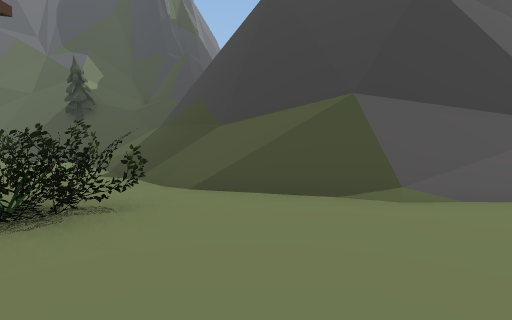
view 1 (above)

24 first-person views from a walk through a Unity game level. The camera is 1.2 m above the floor, tilts 2° down and sees 85° across. Doors are open. The floor is counted in squares, 2.4 m on a side. Each view is taken from the middle of a square. On the plan, view 1 faces up. The plan holds only what a view shows up to about 9 squares ahead; the rest is blank. The place goes on beyond the plan. The player character is not drawn. Some surface patterns are stand-ins.

view 2
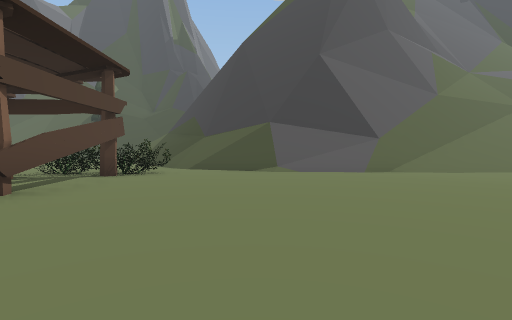

view 3
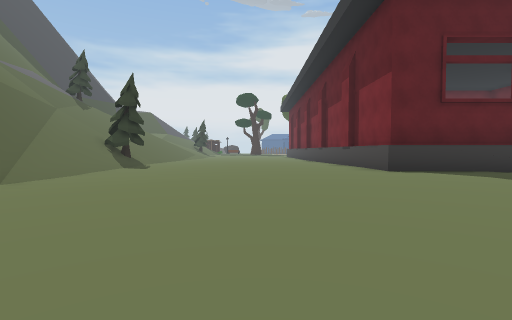

view 4
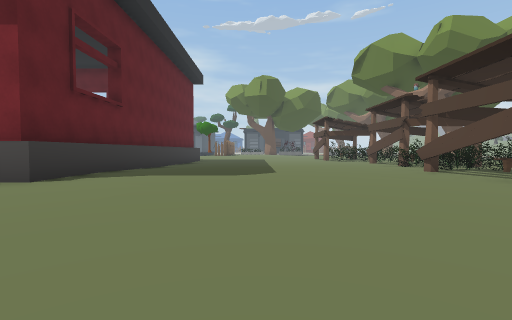

view 5
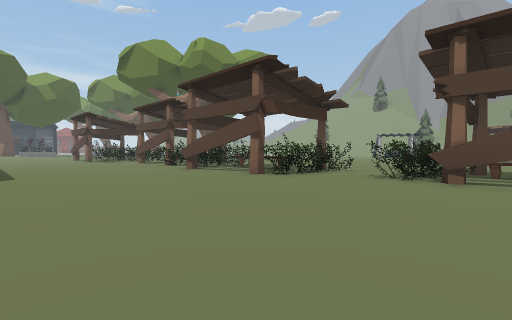

view 6
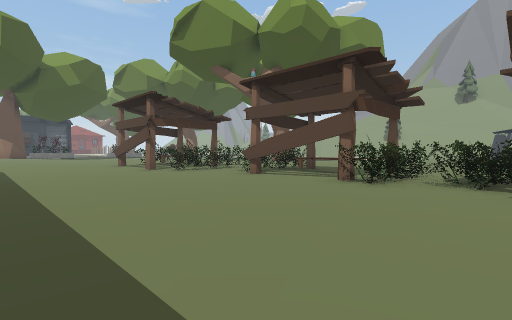

view 7
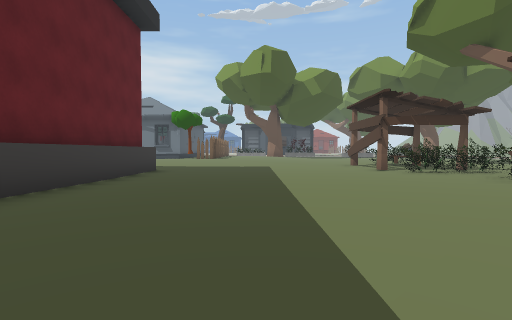

view 8
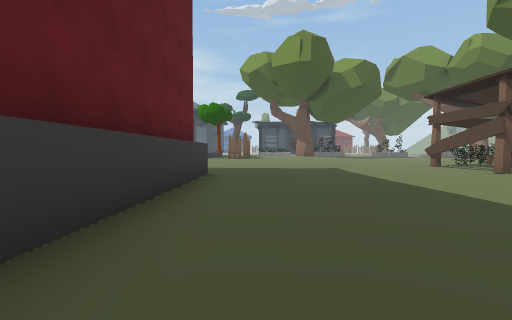

view 9
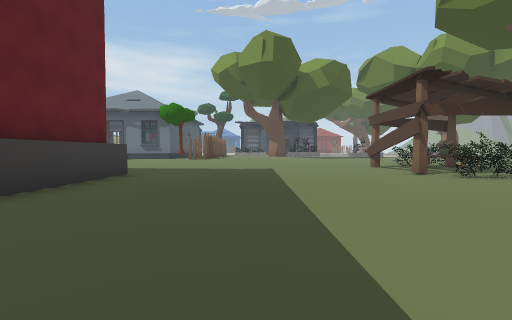

view 10
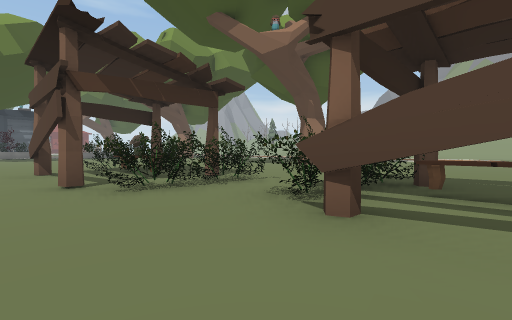

view 11
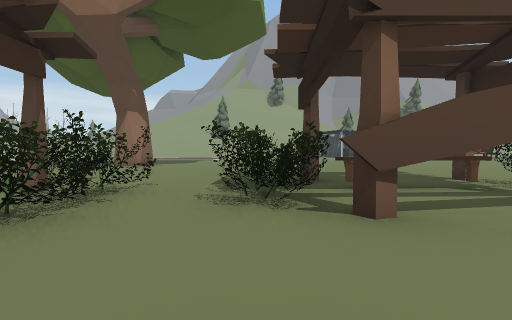

view 12
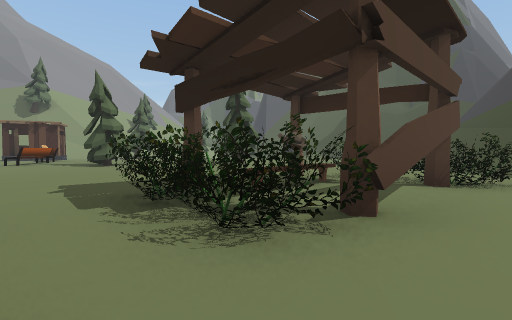

view 13
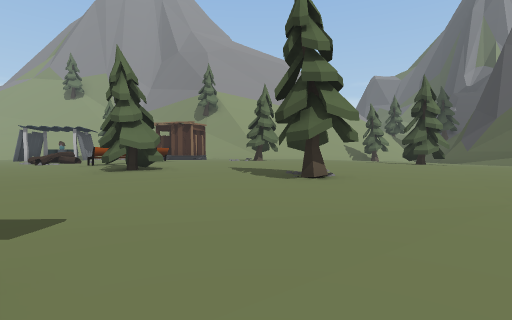

view 14
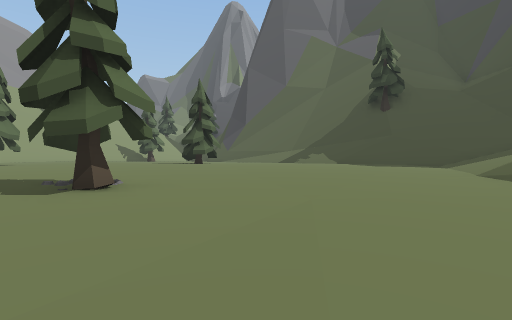

view 15
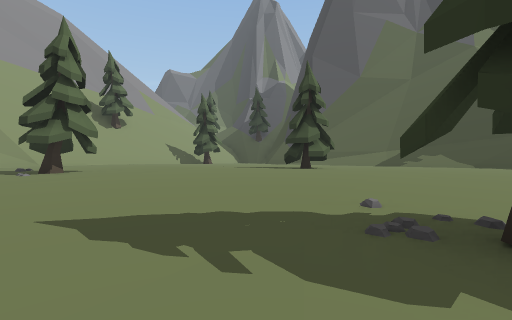

view 16
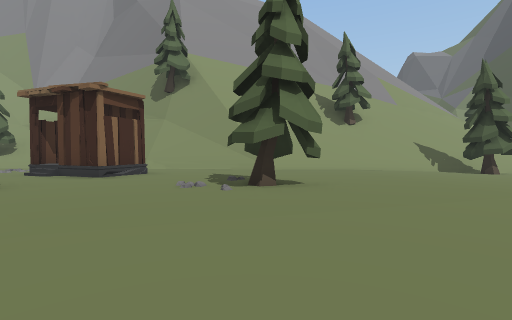

view 17
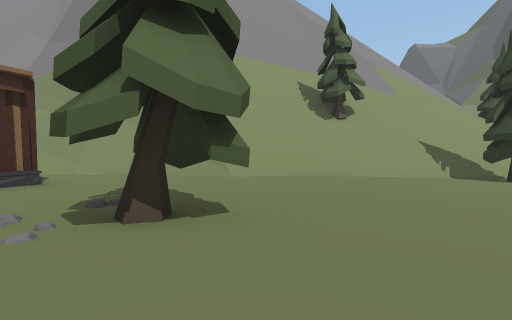

view 18
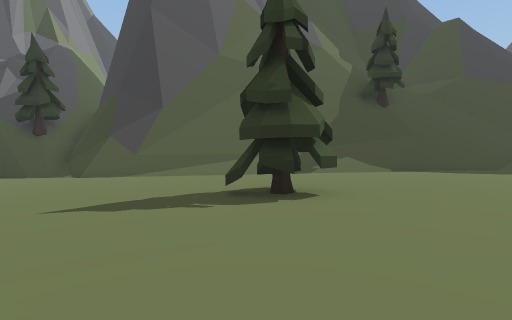

view 19
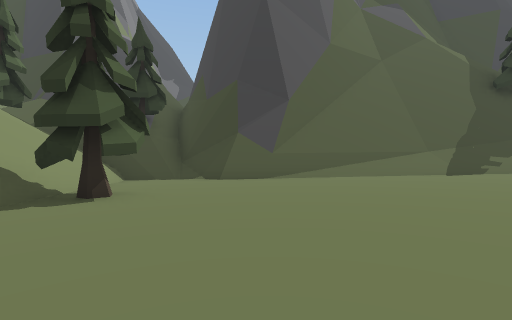

view 20
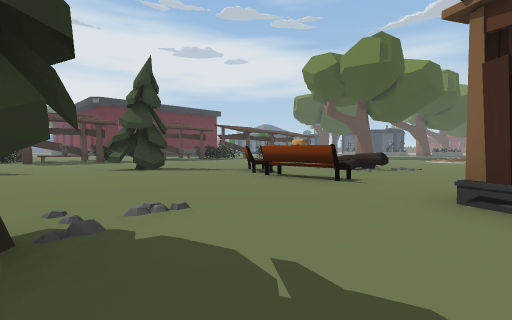

view 21
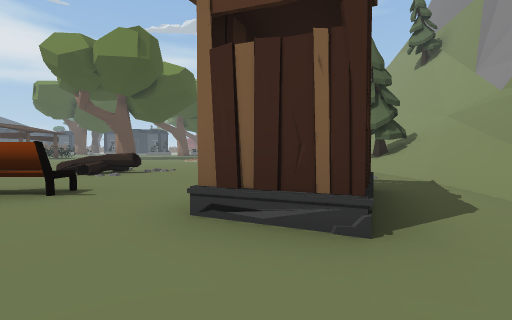

view 22
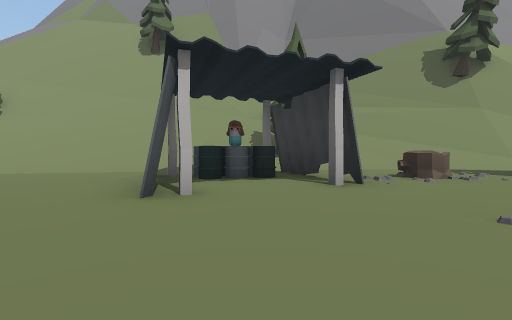

view 23
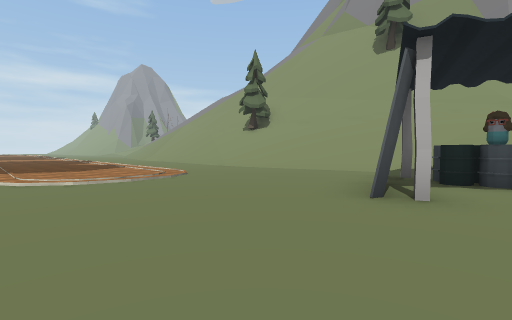

view 24
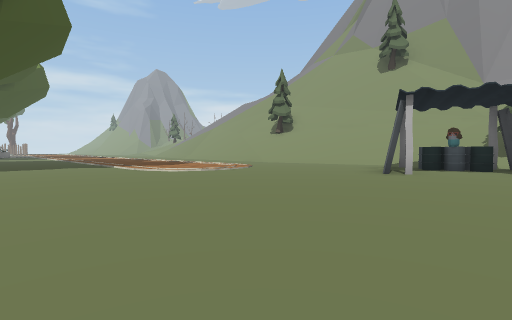

### Floor plan
Key: @ floor where view 1 was taken; # wall or solid block; . main floor; - floor 0.5 m lower than the main floor; / step, stairs or slope; = window, fence, low wall or low ledge; ^ raised ledge; B bush; T tree; R rock; O other object.
Columns run from 25 left of view 1 to 9 right of it. Each row starts with its distance up from view 1.
 16                T
 15 // T/#        ^TT
 14 T////#######^^===///
 13 TT////####///////////
 12  ////------........//
 11   ///----..........//
 10   //TT--...........//
  9   ///-.....TT.......//#^
  8   ///......T.........//#
  7   #//................///^         =
  6   T//.................//#        ##
  5   ^//...........T......//^^#   ^^=/
  4   ^^#....T.....TRT......//###^##///
  3    ##...T#............BB..##/=////.
  2     #................BBBB..........
  1     #.........T.......O^...........
  0    ##.OO......TT......O#.@.........
 -1    #/.OO.OOOO.......BBB=...........
 -2   ^#/.O/....O........BBB...........
 -3   ^/////..............BB...........
 -4  ##///O...TO...    ..BBB=......####
 -5  #///.....TO         .O #......#
 -6 #^/T/###....... ..    O #......^
 -7 ^=///#O........ .... BBB#......#
 -8 ^///  O #...... ....BBBB.......#
 -9 ^#///.#........  ....BBB.......#
-10   ///..........    ..BBB.......#
-11   ///.......... .....OO#.......#
-12   ///...............BBB#.......#
-13   ///...............BBBB.......#
-14   ////......... ......B......-.#
-15       ......... .....BBBB..----##
-16         ......  .....#OO#------#
-17         ... ..  #.....OO#........
-18          ..       ...OBB#........

Positions as (right, up) in squares from view 1, and headings:
1: (0, 0), facing up
2: (1, -4), facing up
3: (0, -1), facing right
4: (3, 0), facing down
5: (3, 0), facing down-left
6: (3, -7), facing down-left
7: (3, -7), facing down
8: (5, -9), facing down
9: (3, -9), facing down
10: (0, -11), facing down-left
11: (0, -13), facing left
12: (-1, -3), facing up-left
13: (-4, 3), facing left
14: (-5, 3), facing up-left
15: (-9, 2), facing up-left
16: (-12, 3), facing left
17: (-14, 4), facing left
18: (-14, 5), facing up
19: (-18, 6), facing up
20: (-18, 3), facing down-right
21: (-18, 2), facing down
22: (-14, -7), facing left
23: (-14, -7), facing down-left
24: (-11, -6), facing down-left
